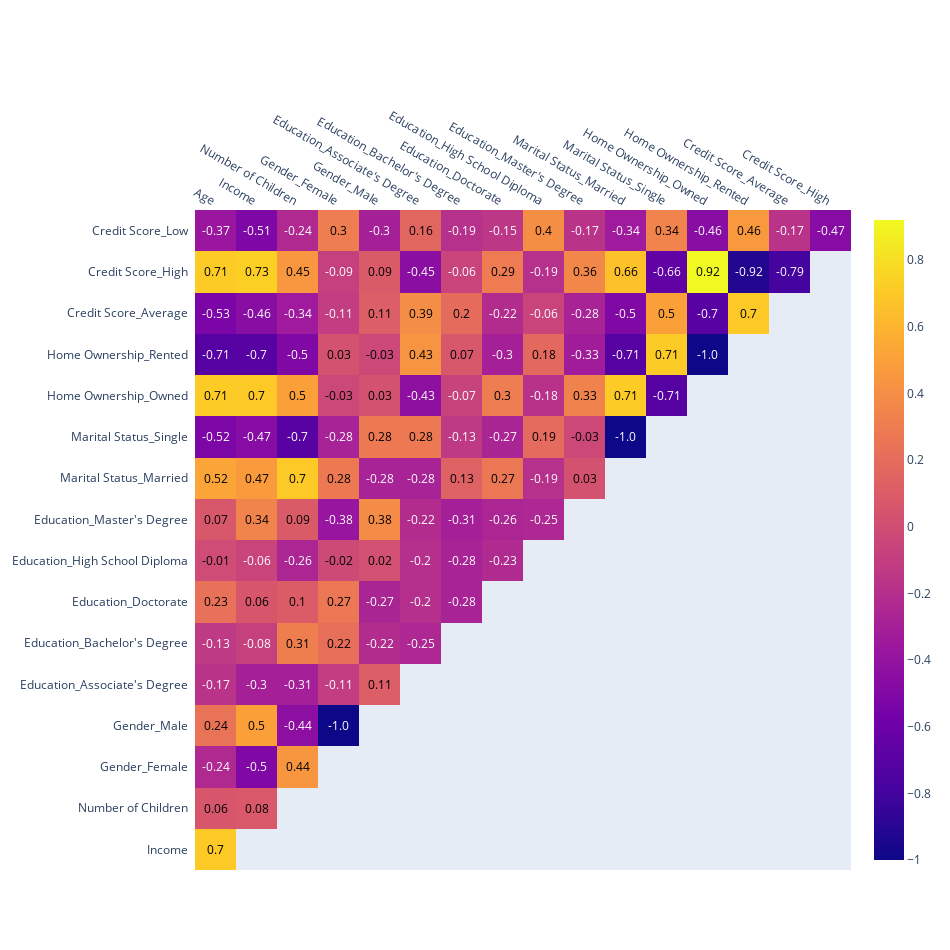

The code cell stored with this chart in its notebook:
### Code cell
df_copy=pd.get_dummies(df_copy)
# df['Education'] = df['Education'].replace({'High School Diploma': 1, "Associate's Degree": 2, "Bachelor's Degree": 3, "Master's Degree": 4, "Doctorate": 5})
# df['Marital Status'] = df['Marital Status'].replace({'Single': 1, "Married": 2})
# df['Home Ownership'] = df['Home Ownership'].replace({'Owned': 1, "Rented": 0})
# df['Gender'] = df['Gender'].replace({'Male': 1, 'Female': 0})
# df['Credit Score'] = df['Credit Score'].replace({'Low': 1, 'Average': 2, 'High': 3})

plot_correlation(df_copy)

### Figure 1 — Plotly figure (JSON) as saved in the notebook; plotly's stock layout.template omitted (floating-point values rounded to 4 significant figures; data arrays with more than 128 entries replaced by an {"elided": "..."} marker saying what was removed)
{"data": [{"colorscale": [[0, "#0d0887"], [0.1111, "#46039f"], [0.2222, "#7201a8"], [0.3333, "#9c179e"], [0.4444, "#bd3786"], [0.5556, "#d8576b"], [0.6667, "#ed7953"], [0.7778, "#fb9f3a"], [0.8889, "#fdca26"], [1, "#f0f921"]], "reversescale": false, "showscale": false, "type": "heatmap", "x": ["Age", "Income", "Number of Children", "Gender_Female", "Gender_Male", "Education_Associate's Degree", "Education_Bachelor's Degree", "Education_Doctorate", "Education_High School Diploma", "Education_Master's Degree", "Marital Status_Married", "Marital Status_Single", "Home Ownership_Owned", "Home Ownership_Rented", "Credit Score_Average", "Credit Score_High"], "y": ["Credit Score_Low", "Credit Score_High", "Credit Score_Average", "Home Ownership_Rented", "Home Ownership_Owned", "Marital Status_Single", "Marital Status_Married", "Education_Master's Degree", "Education_High School Diploma", "Education_Doctorate", "Education_Bachelor's Degree", "Education_Associate's Degree", "Gender_Male", "Gender_Female", "Number of Children", "Income"], "z": {"elided": "16 rows, 136 float values in total"}}, {"showscale": true, "type": "heatmap", "visible": true, "z": {"elided": "16 rows, 136 float values in total"}}], "layout": {"annotations": [{"font": {"color": "#FFFFFF", "size": 12}, "showarrow": false, "text": "-0.37", "x": "Age", "xref": "x", "y": "Credit Score_Low", "yref": "y"}, {"font": {"color": "#FFFFFF", "size": 12}, "showarrow": false, "text": "-0.51", "x": "Income", "xref": "x", "y": "Credit Score_Low", "yref": "y"}, {"font": {"color": "#FFFFFF", "size": 12}, "showarrow": false, "text": "-0.24", "x": "Number of Children", "xref": "x", "y": "Credit Score_Low", "yref": "y"}, {"font": {"color": "#000000", "size": 12}, "showarrow": false, "text": "0.3", "x": "Gender_Female", "xref": "x", "y": "Credit Score_Low", "yref": "y"}, {"font": {"color": "#FFFFFF", "size": 12}, "showarrow": false, "text": "-0.3", "x": "Gender_Male", "xref": "x", "y": "Credit Score_Low", "yref": "y"}, {"font": {"color": "#000000", "size": 12}, "showarrow": false, "text": "0.16", "x": "Education_Associate's Degree", "xref": "x", "y": "Credit Score_Low", "yref": "y"}, {"font": {"color": "#FFFFFF", "size": 12}, "showarrow": false, "text": "-0.19", "x": "Education_Bachelor's Degree", "xref": "x", "y": "Credit Score_Low", "yref": "y"}, {"font": {"color": "#FFFFFF", "size": 12}, "showarrow": false, "text": "-0.15", "x": "Education_Doctorate", "xref": "x", "y": "Credit Score_Low", "yref": "y"}, {"font": {"color": "#000000", "size": 12}, "showarrow": false, "text": "0.4", "x": "Education_High School Diploma", "xref": "x", "y": "Credit Score_Low", "yref": "y"}, {"font": {"color": "#FFFFFF", "size": 12}, "showarrow": false, "text": "-0.17", "x": "Education_Master's Degree", "xref": "x", "y": "Credit Score_Low", "yref": "y"}, {"font": {"color": "#FFFFFF", "size": 12}, "showarrow": false, "text": "-0.34", "x": "Marital Status_Married", "xref": "x", "y": "Credit Score_Low", "yref": "y"}, {"font": {"color": "#000000", "size": 12}, "showarrow": false, "text": "0.34", "x": "Marital Status_Single", "xref": "x", "y": "Credit Score_Low", "yref": "y"}, {"font": {"color": "#FFFFFF", "size": 12}, "showarrow": false, "text": "-0.46", "x": "Home Ownership_Owned", "xref": "x", "y": "Credit Score_Low", "yref": "y"}, {"font": {"color": "#000000", "size": 12}, "showarrow": false, "text": "0.46", "x": "Home Ownership_Rented", "xref": "x", "y": "Credit Score_Low", "yref": "y"}, {"font": {"color": "#FFFFFF", "size": 12}, "showarrow": false, "text": "-0.17", "x": "Credit Score_Average", "xref": "x", "y": "Credit Score_Low", "yref": "y"}, {"font": {"color": "#FFFFFF", "size": 12}, "showarrow": false, "text": "-0.47", "x": "Credit Score_High", "xref": "x", "y": "Credit Score_Low", "yref": "y"}, {"font": {"color": "#000000", "size": 12}, "showarrow": false, "text": "0.71", "x": "Age", "xref": "x", "y": "Credit Score_High", "yref": "y"}, {"font": {"color": "#000000", "size": 12}, "showarrow": false, "text": "0.73", "x": "Income", "xref": "x", "y": "Credit Score_High", "yref": "y"}, {"font": {"color": "#000000", "size": 12}, "showarrow": false, "text": "0.45", "x": "Number of Children", "xref": "x", "y": "Credit Score_High", "yref": "y"}, {"font": {"color": "#FFFFFF", "size": 12}, "showarrow": false, "text": "-0.09", "x": "Gender_Female", "xref": "x", "y": "Credit Score_High", "yref": "y"}, {"font": {"color": "#000000", "size": 12}, "showarrow": false, "text": "0.09", "x": "Gender_Male", "xref": "x", "y": "Credit Score_High", "yref": "y"}, {"font": {"color": "#FFFFFF", "size": 12}, "showarrow": false, "text": "-0.45", "x": "Education_Associate's Degree", "xref": "x", "y": "Credit Score_High", "yref": "y"}, {"font": {"color": "#FFFFFF", "size": 12}, "showarrow": false, "text": "-0.06", "x": "Education_Bachelor's Degree", "xref": "x", "y": "Credit Score_High", "yref": "y"}, {"font": {"color": "#000000", "size": 12}, "showarrow": false, "text": "0.29", "x": "Education_Doctorate", "xref": "x", "y": "Credit Score_High", "yref": "y"}, {"font": {"color": "#FFFFFF", "size": 12}, "showarrow": false, "text": "-0.19", "x": "Education_High School Diploma", "xref": "x", "y": "Credit Score_High", "yref": "y"}, {"font": {"color": "#000000", "size": 12}, "showarrow": false, "text": "0.36", "x": "Education_Master's Degree", "xref": "x", "y": "Credit Score_High", "yref": "y"}, {"font": {"color": "#000000", "size": 12}, "showarrow": false, "text": "0.66", "x": "Marital Status_Married", "xref": "x", "y": "Credit Score_High", "yref": "y"}, {"font": {"color": "#FFFFFF", "size": 12}, "showarrow": false, "text": "-0.66", "x": "Marital Status_Single", "xref": "x", "y": "Credit Score_High", "yref": "y"}, {"font": {"color": "#000000", "size": 12}, "showarrow": false, "text": "0.92", "x": "Home Ownership_Owned", "xref": "x", "y": "Credit Score_High", "yref": "y"}, {"font": {"color": "#FFFFFF", "size": 12}, "showarrow": false, "text": "-0.92", "x": "Home Ownership_Rented", "xref": "x", "y": "Credit Score_High", "yref": "y"}, {"font": {"color": "#FFFFFF", "size": 12}, "showarrow": false, "text": "-0.79", "x": "Credit Score_Average", "xref": "x", "y": "Credit Score_High", "yref": "y"}, {"font": {"color": "#FFFFFF", "size": 12}, "showarrow": false, "text": "-0.53", "x": "Age", "xref": "x", "y": "Credit Score_Average", "yref": "y"}, {"font": {"color": "#FFFFFF", "size": 12}, "showarrow": false, "text": "-0.46", "x": "Income", "xref": "x", "y": "Credit Score_Average", "yref": "y"}, {"font": {"color": "#FFFFFF", "size": 12}, "showarrow": false, "text": "-0.34", "x": "Number of Children", "xref": "x", "y": "Credit Score_Average", "yref": "y"}, {"font": {"color": "#FFFFFF", "size": 12}, "showarrow": false, "text": "-0.11", "x": "Gender_Female", "xref": "x", "y": "Credit Score_Average", "yref": "y"}, {"font": {"color": "#000000", "size": 12}, "showarrow": false, "text": "0.11", "x": "Gender_Male", "xref": "x", "y": "Credit Score_Average", "yref": "y"}, {"font": {"color": "#000000", "size": 12}, "showarrow": false, "text": "0.39", "x": "Education_Associate's Degree", "xref": "x", "y": "Credit Score_Average", "yref": "y"}, {"font": {"color": "#000000", "size": 12}, "showarrow": false, "text": "0.2", "x": "Education_Bachelor's Degree", "xref": "x", "y": "Credit Score_Average", "yref": "y"}, {"font": {"color": "#FFFFFF", "size": 12}, "showarrow": false, "text": "-0.22", "x": "Education_Doctorate", "xref": "x", "y": "Credit Score_Average", "yref": "y"}, {"font": {"color": "#FFFFFF", "size": 12}, "showarrow": false, "text": "-0.06", "x": "Education_High School Diploma", "xref": "x", "y": "Credit Score_Average", "yref": "y"}, {"font": {"color": "#FFFFFF", "size": 12}, "showarrow": false, "text": "-0.28", "x": "Education_Master's Degree", "xref": "x", "y": "Credit Score_Average", "yref": "y"}, {"font": {"color": "#FFFFFF", "size": 12}, "showarrow": false, "text": "-0.5", "x": "Marital Status_Married", "xref": "x", "y": "Credit Score_Average", "yref": "y"}, {"font": {"color": "#000000", "size": 12}, "showarrow": false, "text": "0.5", "x": "Marital Status_Single", "xref": "x", "y": "Credit Score_Average", "yref": "y"}, {"font": {"color": "#FFFFFF", "size": 12}, "showarrow": false, "text": "-0.7", "x": "Home Ownership_Owned", "xref": "x", "y": "Credit Score_Average", "yref": "y"}, {"font": {"color": "#000000", "size": 12}, "showarrow": false, "text": "0.7", "x": "Home Ownership_Rented", "xref": "x", "y": "Credit Score_Average", "yref": "y"}, {"font": {"color": "#FFFFFF", "size": 12}, "showarrow": false, "text": "-0.71", "x": "Age", "xref": "x", "y": "Home Ownership_Rented", "yref": "y"}, {"font": {"color": "#FFFFFF", "size": 12}, "showarrow": false, "text": "-0.7", "x": "Income", "xref": "x", "y": "Home Ownership_Rented", "yref": "y"}, {"font": {"color": "#FFFFFF", "size": 12}, "showarrow": false, "text": "-0.5", "x": "Number of Children", "xref": "x", "y": "Home Ownership_Rented", "yref": "y"}, {"font": {"color": "#000000", "size": 12}, "showarrow": false, "text": "0.03", "x": "Gender_Female", "xref": "x", "y": "Home Ownership_Rented", "yref": "y"}, {"font": {"color": "#000000", "size": 12}, "showarrow": false, "text": "-0.03", "x": "Gender_Male", "xref": "x", "y": "Home Ownership_Rented", "yref": "y"}, {"font": {"color": "#000000", "size": 12}, "showarrow": false, "text": "0.43", "x": "Education_Associate's Degree", "xref": "x", "y": "Home Ownership_Rented", "yref": "y"}, {"font": {"color": "#000000", "size": 12}, "showarrow": false, "text": "0.07", "x": "Education_Bachelor's Degree", "xref": "x", "y": "Home Ownership_Rented", "yref": "y"}, {"font": {"color": "#FFFFFF", "size": 12}, "showarrow": false, "text": "-0.3", "x": "Education_Doctorate", "xref": "x", "y": "Home Ownership_Rented", "yref": "y"}, {"font": {"color": "#000000", "size": 12}, "showarrow": false, "text": "0.18", "x": "Education_High School Diploma", "xref": "x", "y": "Home Ownership_Rented", "yref": "y"}, {"font": {"color": "#FFFFFF", "size": 12}, "showarrow": false, "text": "-0.33", "x": "Education_Master's Degree", "xref": "x", "y": "Home Ownership_Rented", "yref": "y"}, {"font": {"color": "#FFFFFF", "size": 12}, "showarrow": false, "text": "-0.71", "x": "Marital Status_Married", "xref": "x", "y": "Home Ownership_Rented", "yref": "y"}, {"font": {"color": "#000000", "size": 12}, "showarrow": false, "text": "0.71", "x": "Marital Status_Single", "xref": "x", "y": "Home Ownership_Rented", "yref": "y"}, {"font": {"color": "#FFFFFF", "size": 12}, "showarrow": false, "text": "-1.0", "x": "Home Ownership_Owned", "xref": "x", "y": "Home Ownership_Rented", "yref": "y"}, {"font": {"color": "#000000", "size": 12}, "showarrow": false, "text": "0.71", "x": "Age", "xref": "x", "y": "Home Ownership_Owned", "yref": "y"}, {"font": {"color": "#000000", "size": 12}, "showarrow": false, "text": "0.7", "x": "Income", "xref": "x", "y": "Home Ownership_Owned", "yref": "y"}, {"font": {"color": "#000000", "size": 12}, "showarrow": false, "text": "0.5", "x": "Number of Children", "xref": "x", "y": "Home Ownership_Owned", "yref": "y"}, {"font": {"color": "#000000", "size": 12}, "showarrow": false, "text": "-0.03", "x": "Gender_Female", "xref": "x", "y": "Home Ownership_Owned", "yref": "y"}, {"font": {"color": "#000000", "size": 12}, "showarrow": false, "text": "0.03", "x": "Gender_Male", "xref": "x", "y": "Home Ownership_Owned", "yref": "y"}, {"font": {"color": "#FFFFFF", "size": 12}, "showarrow": false, "text": "-0.43", "x": "Education_Associate's Degree", "xref": "x", "y": "Home Ownership_Owned", "yref": "y"}, {"font": {"color": "#FFFFFF", "size": 12}, "showarrow": false, "text": "-0.07", "x": "Education_Bachelor's Degree", "xref": "x", "y": "Home Ownership_Owned", "yref": "y"}, {"font": {"color": "#000000", "size": 12}, "showarrow": false, "text": "0.3", "x": "Education_Doctorate", "xref": "x", "y": "Home Ownership_Owned", "yref": "y"}, {"font": {"color": "#FFFFFF", "size": 12}, "showarrow": false, "text": "-0.18", "x": "Education_High School Diploma", "xref": "x", "y": "Home Ownership_Owned", "yref": "y"}, {"font": {"color": "#000000", "size": 12}, "showarrow": false, "text": "0.33", "x": "Education_Master's Degree", "xref": "x", "y": "Home Ownership_Owned", "yref": "y"}, {"font": {"color": "#000000", "size": 12}, "showarrow": false, "text": "0.71", "x": "Marital Status_Married", "xref": "x", "y": "Home Ownership_Owned", "yref": "y"}, {"font": {"color": "#FFFFFF", "size": 12}, "showarrow": false, "text": "-0.71", "x": "Marital Status_Single", "xref": "x", "y": "Home Ownership_Owned", "yref": "y"}, {"font": {"color": "#FFFFFF", "size": 12}, "showarrow": false, "text": "-0.52", "x": "Age", "xref": "x", "y": "Marital Status_Single", "yref": "y"}, {"font": {"color": "#FFFFFF", "size": 12}, "showarrow": false, "text": "-0.47", "x": "Income", "xref": "x", "y": "Marital Status_Single", "yref": "y"}, {"font": {"color": "#FFFFFF", "size": 12}, "showarrow": false, "text": "-0.7", "x": "Number of Children", "xref": "x", "y": "Marital Status_Single", "yref": "y"}, {"font": {"color": "#FFFFFF", "size": 12}, "showarrow": false, "text": "-0.28", "x": "Gender_Female", "xref": "x", "y": "Marital Status_Single", "yref": "y"}, {"font": {"color": "#000000", "size": 12}, "showarrow": false, "text": "0.28", "x": "Gender_Male", "xref": "x", "y": "Marital Status_Single", "yref": "y"}, {"font": {"color": "#000000", "size": 12}, "showarrow": false, "text": "0.28", "x": "Education_Associate's Degree", "xref": "x", "y": "Marital Status_Single", "yref": "y"}, {"font": {"color": "#FFFFFF", "size": 12}, "showarrow": false, "text": "-0.13", "x": "Education_Bachelor's Degree", "xref": "x", "y": "Marital Status_Single", "yref": "y"}, {"font": {"color": "#FFFFFF", "size": 12}, "showarrow": false, "text": "-0.27", "x": "Education_Doctorate", "xref": "x", "y": "Marital Status_Single", "yref": "y"}, {"font": {"color": "#000000", "size": 12}, "showarrow": false, "text": "0.19", "x": "Education_High School Diploma", "xref": "x", "y": "Marital Status_Single", "yref": "y"}, {"font": {"color": "#000000", "size": 12}, "showarrow": false, "text": "-0.03", "x": "Education_Master's Degree", "xref": "x", "y": "Marital Status_Single", "yref": "y"}, {"font": {"color": "#FFFFFF", "size": 12}, "showarrow": false, "text": "-1.0", "x": "Marital Status_Married", "xref": "x", "y": "Marital Status_Single", "yref": "y"}, {"font": {"color": "#000000", "size": 12}, "showarrow": false, "text": "0.52", "x": "Age", "xref": "x", "y": "Marital Status_Married", "yref": "y"}, {"font": {"color": "#000000", "size": 12}, "showarrow": false, "text": "0.47", "x": "Income", "xref": "x", "y": "Marital Status_Married", "yref": "y"}, {"font": {"color": "#000000", "size": 12}, "showarrow": false, "text": "0.7", "x": "Number of Children", "xref": "x", "y": "Marital Status_Married", "yref": "y"}, {"font": {"color": "#000000", "size": 12}, "showarrow": false, "text": "0.28", "x": "Gender_Female", "xref": "x", "y": "Marital Status_Married", "yref": "y"}, {"font": {"color": "#FFFFFF", "size": 12}, "showarrow": false, "text": "-0.28", "x": "Gender_Male", "xref": "x", "y": "Marital Status_Married", "yref": "y"}, {"font": {"color": "#FFFFFF", "size": 12}, "showarrow": false, "text": "-0.28", "x": "Education_Associate's Degree", "xref": "x", "y": "Marital Status_Married", "yref": "y"}, {"font": {"color": "#000000", "size": 12}, "showarrow": false, "text": "0.13", "x": "Education_Bachelor's Degree", "xref": "x", "y": "Marital Status_Married", "yref": "y"}, {"font": {"color": "#000000", "size": 12}, "showarrow": false, "text": "0.27", "x": "Education_Doctorate", "xref": "x", "y": "Marital Status_Married", "yref": "y"}, {"font": {"color": "#FFFFFF", "size": 12}, "showarrow": false, "text": "-0.19", "x": "Education_High School Diploma", "xref": "x", "y": "Marital Status_Married", "yref": "y"}, {"font": {"color": "#000000", "size": 12}, "showarrow": false, "text": "0.03", "x": "Education_Master's Degree", "xref": "x", "y": "Marital Status_Married", "yref": "y"}, {"font": {"color": "#000000", "size": 12}, "showarrow": false, "text": "0.07", "x": "Age", "xref": "x", "y": "Education_Master's Degree", "yref": "y"}, {"font": {"color": "#000000", "size": 12}, "showarrow": false, "text": "0.34", "x": "Income", "xref": "x", "y": "Education_Master's Degree", "yref": "y"}, {"font": {"color": "#000000", "size": 12}, "showarrow": false, "text": "0.09", "x": "Number of Children", "xref": "x", "y": "Education_Master's Degree", "yref": "y"}, {"font": {"color": "#FFFFFF", "size": 12}, "showarrow": false, "text": "-0.38", "x": "Gender_Female", "xref": "x", "y": "Education_Master's Degree", "yref": "y"}, {"font": {"color": "#000000", "size": 12}, "showarrow": false, "text": "0.38", "x": "Gender_Male", "xref": "x", "y": "Education_Master's Degree", "yref": "y"}, {"font": {"color": "#FFFFFF", "size": 12}, "showarrow": false, "text": "-0.22", "x": "Education_Associate's Degree", "xref": "x", "y": "Education_Master's Degree", "yref": "y"}, {"font": {"color": "#FFFFFF", "size": 12}, "showarrow": false, "text": "-0.31", "x": "Education_Bachelor's Degree", "xref": "x", "y": "Education_Master's Degree", "yref": "y"}, {"font": {"color": "#FFFFFF", "size": 12}, "showarrow": false, "text": "-0.26", "x": "Education_Doctorate", "xref": "x", "y": "Education_Master's Degree", "yref": "y"}, {"font": {"color": "#FFFFFF", "size": 12}, "showarrow": false, "text": "-0.25", "x": "Education_High School Diploma", "xref": "x", "y": "Education_Master's Degree", "yref": "y"}, {"font": {"color": "#000000", "size": 12}, "showarrow": false, "text": "-0.01", "x": "Age", "xref": "x", "y": "Education_High School Diploma", "yref": "y"}, {"font": {"color": "#FFFFFF", "size": 12}, "showarrow": false, "text": "-0.06", "x": "Income", "xref": "x", "y": "Education_High School Diploma", "yref": "y"}, {"font": {"color": "#FFFFFF", "size": 12}, "showarrow": false, "text": "-0.26", "x": "Number of Children", "xref": "x", "y": "Education_High School Diploma", "yref": "y"}, {"font": {"color": "#000000", "size": 12}, "showarrow": false, "text": "-0.02", "x": "Gender_Female", "xref": "x", "y": "Education_High School Diploma", "yref": "y"}, {"font": {"color": "#000000", "size": 12}, "showarrow": false, "text": "0.02", "x": "Gender_Male", "xref": "x", "y": "Education_High School Diploma", "yref": "y"}, {"font": {"color": "#FFFFFF", "size": 12}, "showarrow": false, "text": "-0.2", "x": "Education_Associate's Degree", "xref": "x", "y": "Education_High School Diploma", "yref": "y"}, {"font": {"color": "#FFFFFF", "size": 12}, "showarrow": false, "text": "-0.28", "x": "Education_Bachelor's Degree", "xref": "x", "y": "Education_High School Diploma", "yref": "y"}, {"font": {"color": "#FFFFFF", "size": 12}, "showarrow": false, "text": "-0.23", "x": "Education_Doctorate", "xref": "x", "y": "Education_High School Diploma", "yref": "y"}, {"font": {"color": "#000000", "size": 12}, "showarrow": false, "text": "0.23", "x": "Age", "xref": "x", "y": "Education_Doctorate", "yref": "y"}, {"font": {"color": "#000000", "size": 12}, "showarrow": false, "text": "0.06", "x": "Income", "xref": "x", "y": "Education_Doctorate", "yref": "y"}, {"font": {"color": "#000000", "size": 12}, "showarrow": false, "text": "0.1", "x": "Number of Children", "xref": "x", "y": "Education_Doctorate", "yref": "y"}, {"font": {"color": "#000000", "size": 12}, "showarrow": false, "text": "0.27", "x": "Gender_Female", "xref": "x", "y": "Education_Doctorate", "yref": "y"}, {"font": {"color": "#FFFFFF", "size": 12}, "showarrow": false, "text": "-0.27", "x": "Gender_Male", "xref": "x", "y": "Education_Doctorate", "yref": "y"}, {"font": {"color": "#FFFFFF", "size": 12}, "showarrow": false, "text": "-0.2", "x": "Education_Associate's Degree", "xref": "x", "y": "Education_Doctorate", "yref": "y"}, {"font": {"color": "#FFFFFF", "size": 12}, "showarrow": false, "text": "-0.28", "x": "Education_Bachelor's Degree", "xref": "x", "y": "Education_Doctorate", "yref": "y"}, {"font": {"color": "#FFFFFF", "size": 12}, "showarrow": false, "text": "-0.13", "x": "Age", "xref": "x", "y": "Education_Bachelor's Degree", "yref": "y"}, {"font": {"color": "#FFFFFF", "size": 12}, "showarrow": false, "text": "-0.08", "x": "Income", "xref": "x", "y": "Education_Bachelor's Degree", "yref": "y"}, {"font": {"color": "#000000", "size": 12}, "showarrow": false, "text": "0.31", "x": "Number of Children", "xref": "x", "y": "Education_Bachelor's Degree", "yref": "y"}, {"font": {"color": "#000000", "size": 12}, "showarrow": false, "text": "0.22", "x": "Gender_Female", "xref": "x", "y": "Education_Bachelor's Degree", "yref": "y"}, {"font": {"color": "#FFFFFF", "size": 12}, "showarrow": false, "text": "-0.22", "x": "Gender_Male", "xref": "x", "y": "Education_Bachelor's Degree", "yref": "y"}, {"font": {"color": "#FFFFFF", "size": 12}, "showarrow": false, "text": "-0.25", "x": "Education_Associate's Degree", "xref": "x", "y": "Education_Bachelor's Degree", "yref": "y"}, {"font": {"color": "#FFFFFF", "size": 12}, "showarrow": false, "text": "-0.17", "x": "Age", "xref": "x", "y": "Education_Associate's Degree", "yref": "y"}, {"font": {"color": "#FFFFFF", "size": 12}, "showarrow": false, "text": "-0.3", "x": "Income", "xref": "x", "y": "Education_Associate's Degree", "yref": "y"}, {"font": {"color": "#FFFFFF", "size": 12}, "showarrow": false, "text": "-0.31", "x": "Number of Children", "xref": "x", "y": "Education_Associate's Degree", "yref": "y"}, {"font": {"color": "#FFFFFF", "size": 12}, "showarrow": false, "text": "-0.11", "x": "Gender_Female", "xref": "x", "y": "Education_Associate's Degree", "yref": "y"}, {"font": {"color": "#000000", "size": 12}, "showarrow": false, "text": "0.11", "x": "Gender_Male", "xref": "x", "y": "Education_Associate's Degree", "yref": "y"}, {"font": {"color": "#000000", "size": 12}, "showarrow": false, "text": "0.24", "x": "Age", "xref": "x", "y": "Gender_Male", "yref": "y"}, {"font": {"color": "#000000", "size": 12}, "showarrow": false, "text": "0.5", "x": "Income", "xref": "x", "y": "Gender_Male", "yref": "y"}, {"font": {"color": "#FFFFFF", "size": 12}, "showarrow": false, "text": "-0.44", "x": "Number of Children", "xref": "x", "y": "Gender_Male", "yref": "y"}, {"font": {"color": "#FFFFFF", "size": 12}, "showarrow": false, "text": "-1.0", "x": "Gender_Female", "xref": "x", "y": "Gender_Male", "yref": "y"}, {"font": {"color": "#FFFFFF", "size": 12}, "showarrow": false, "text": "-0.24", "x": "Age", "xref": "x", "y": "Gender_Female", "yref": "y"}, {"font": {"color": "#FFFFFF", "size": 12}, "showarrow": false, "text": "-0.5", "x": "Income", "xref": "x", "y": "Gender_Female", "yref": "y"}, {"font": {"color": "#000000", "size": 12}, "showarrow": false, "text": "0.44", "x": "Number of Children", "xref": "x", "y": "Gender_Female", "yref": "y"}, {"font": {"color": "#000000", "size": 12}, "showarrow": false, "text": "0.06", "x": "Age", "xref": "x", "y": "Number of Children", "yref": "y"}, {"font": {"color": "#000000", "size": 12}, "showarrow": false, "text": "0.08", "x": "Income", "xref": "x", "y": "Number of Children", "yref": "y"}, {"font": {"color": "#000000", "size": 12}, "showarrow": false, "text": "0.7", "x": "Age", "xref": "x", "y": "Income", "yref": "y"}], "height": 950, "margin": {"l": 110, "t": 210}, "width": 950, "xaxis": {"dtick": 1, "gridcolor": "rgb(0, 0, 0)", "showgrid": false, "side": "top", "ticks": ""}, "yaxis": {"autorange": "reversed", "dtick": 1, "showgrid": false, "ticks": "", "ticksuffix": "  "}}}
